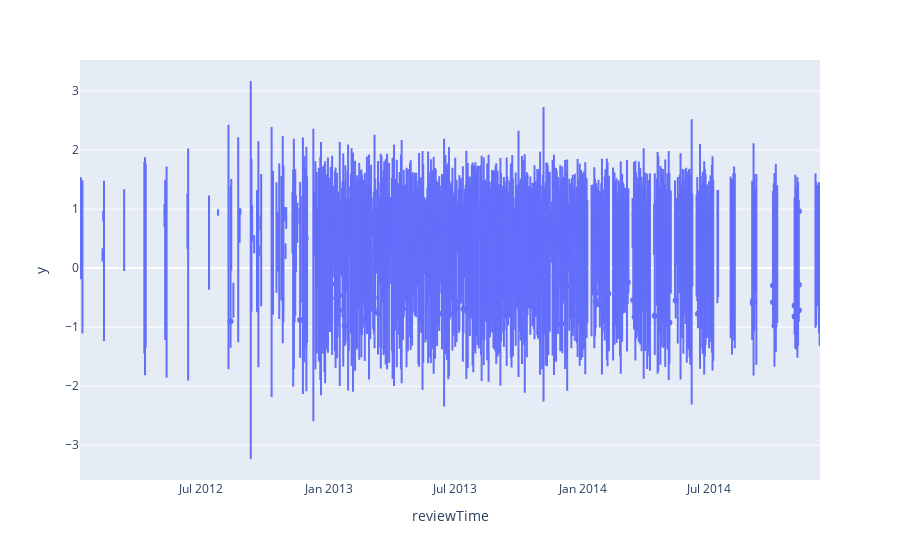

Here is the notebook cell this chart was saved with:
### Code cell
fig = px.violin(data_frame=df,x="reviewTime",y=lis)
fig.show()

### Figure 1 — Plotly figure (JSON) as saved in the notebook; plotly's stock layout.template omitted (floating-point values rounded to 4 significant figures; data arrays with more than 128 entries replaced by an {"elided": "..."} marker saying what was removed)
{"data": [{"alignmentgroup": "True", "box": {"visible": false}, "hovertemplate": "reviewTime=%{x}<br>y=%{y}<extra></extra>", "legendgroup": "", "marker": {"color": "#636efa"}, "name": "", "offsetgroup": "", "orientation": "v", "scalegroup": "True", "showlegend": false, "type": "violin", "x": {"elided": "4833 str values"}, "x0": " ", "xaxis": "x", "y": {"elided": "4833 float values"}, "y0": " ", "yaxis": "y"}], "layout": {"legend": {"tracegroupgap": 0}, "margin": {"t": 60}, "violinmode": "group", "xaxis": {"anchor": "y", "domain": [0, 1], "title": {"text": "reviewTime"}}, "yaxis": {"anchor": "x", "domain": [0, 1], "title": {"text": "y"}}}}
